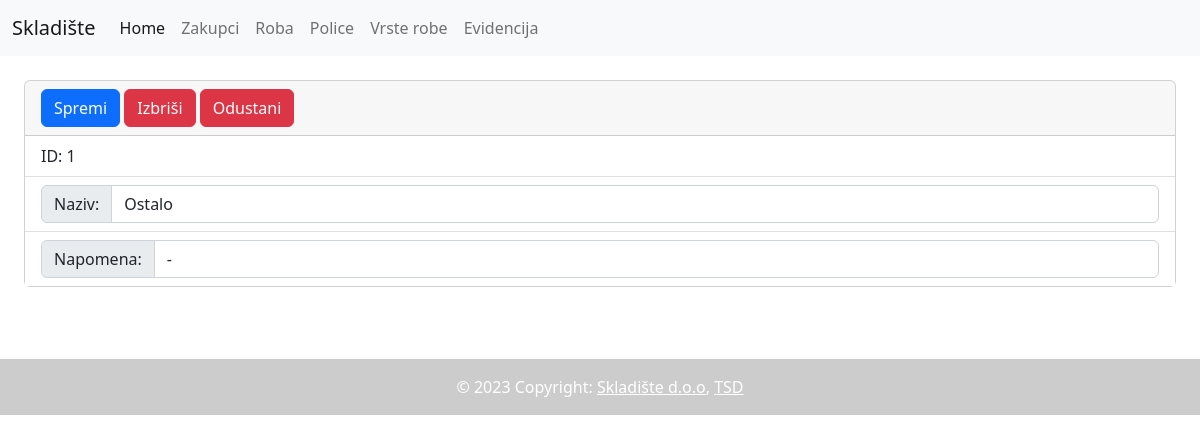
Page /uredi-vrstu.php?id=1&return=./vrsta-lista.php?page=1 on the committed database.
### tables this page shows
CREATE TABLE `vrstarobe` (
  `ID` int(11) NOT NULL PRIMARY KEY AUTO_INCREMENT,
  `Naziv` char(25) NOT NULL,
  `Napomena` varchar(100) DEFAULT NULL
);

### uredi-vrstu.php (the view, shortened to what this page needs)
<!DOCTYPE html>
<html lang="en">
<head>
    <link rel="stylesheet" href="/skladiste/bootstrap/css/bootstrap.css">
</head>
<body>
    <?php include($_SERVER['DOCUMENT_ROOT'].'/skladiste/include/header.php'); ?>
    <?php include($_SERVER['DOCUMENT_ROOT'].'/skladiste/server/config.php'); ?>
    <?php
        $vrsta = [];
        if (isset($_GET["id"]) && isset($_GET['return'])) {
            $query = $DB->query("SELECT * FROM `vrstarobe` WHERE `ID` = ".$_GET["id"]);
            while ($row = $query->fetch_assoc()) {
                $vrsta = $row;
            }
        }
    ?>
    <div class="card m-4">
        <div class="card-header">
            <button class="btn btn-primary" onclick="$('#form').submit()">Spremi</button>
            <button class="btn btn-danger" onclick="window.location.assign('./vrsta-izbrisi.php?id=<?php print($_GET['id']) ?>')">Izbriši</button>
            <button class="btn btn-danger" onclick="window.location.assign('<?php print($_GET['return']);?>')">Odustani</button>
        </div>
        <form action="./uredi-vrstu.php" method="POST" id="form">
        <ul class="list-group list-group-flush">
            <li class="list-group-item">ID: <?php print($vrsta['ID']); ?></li>
            <li class="list-group-item">
                <div class="input-group">
                    <span class="input-group-text">Naziv:</span>
                    <input type="text" name="Naziv" value="<?php print($vrsta['Naziv']); ?>" class="form-control">
                </div>
            </li>
            <li class="list-group-item">
                <div class="input-group">
                    <span class="input-group-text">Napomena:</span>
                    <input type="text" name="Napomena" value="<?php print($vrsta['Napomena']); ?>" class="form-control">
                </div>
            </li>
        </ul>
        </form>
    </div>
    <?php include($_SERVER['DOCUMENT_ROOT'].'/skladiste/include/footer.php'); ?>
</body>
</html>

### rows in the picture
vrstarobe: ID "1", Naziv "Ostalo", Napomena "-"
